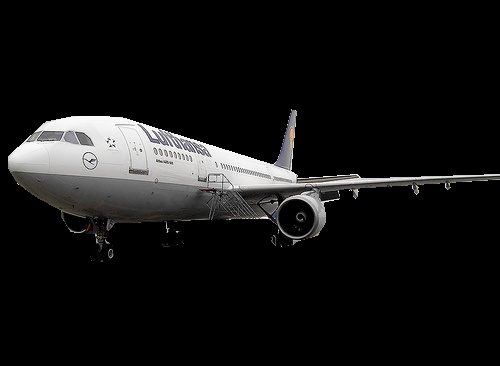
#> input picture Foreground/2007_000033.png, 500 x 366 px; its folder holds 4 pictures in this run
$ python downsample.py
#> lines starting #> are read from the running program, lines starting #| are printed output that depends on the picture
import cv2 as cv
import os

fg_path = 'Foreground'
bg_path = 'Background'
gt_path = 'Alpha'
tri_path = 'Trimap'

path_list = [fg_path, bg_path, gt_path, tri_path]

time = 4

def read_picture_name(path):
#> further down, pic is the input picture: shape (366, 500, 3); mean B, G, R 20.5, 20.6, 20.8
    picture_list = os.listdir(path)
    return picture_list

def downsample(pic, time):
#> called with time = 4
    h, w, c = pic.shape
#> h = 366; w = 500; c = 3
    new_pic = cv.resize(pic, (w//time, h//time))
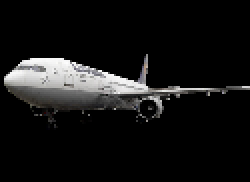
#> new_pic: shape (91, 125, 3) (shown 2 times larger); mean B, G, R 20.6, 20.7, 20.8
    h, w, c = new_pic.shape
#> h = 91; w = 125
    return new_pic

for path in path_list:
    new_path = path+'_reshape'
    if not os.path.exists(new_path):
        os.makedirs(new_path)
#> (the run stopped early here; a loop or call above may not have finished)
